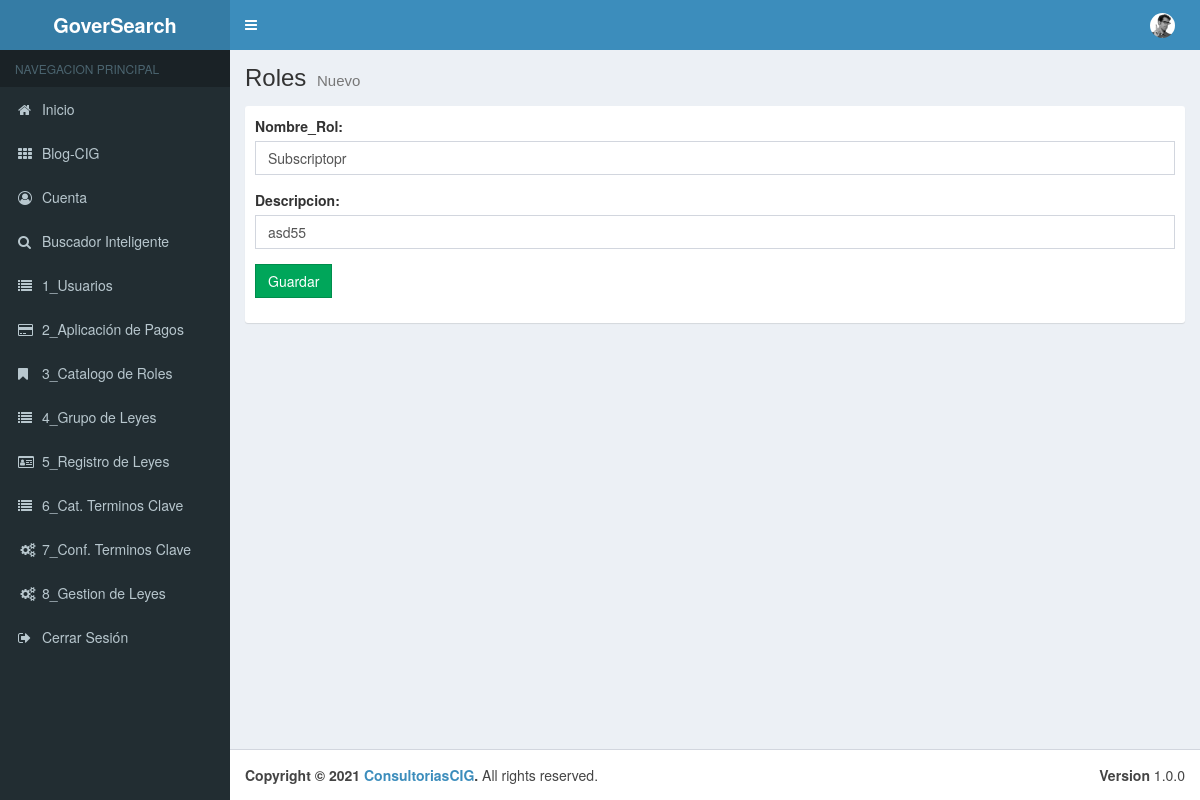
Before: /00_Menu/cRoles/edit/7 with the older database file.
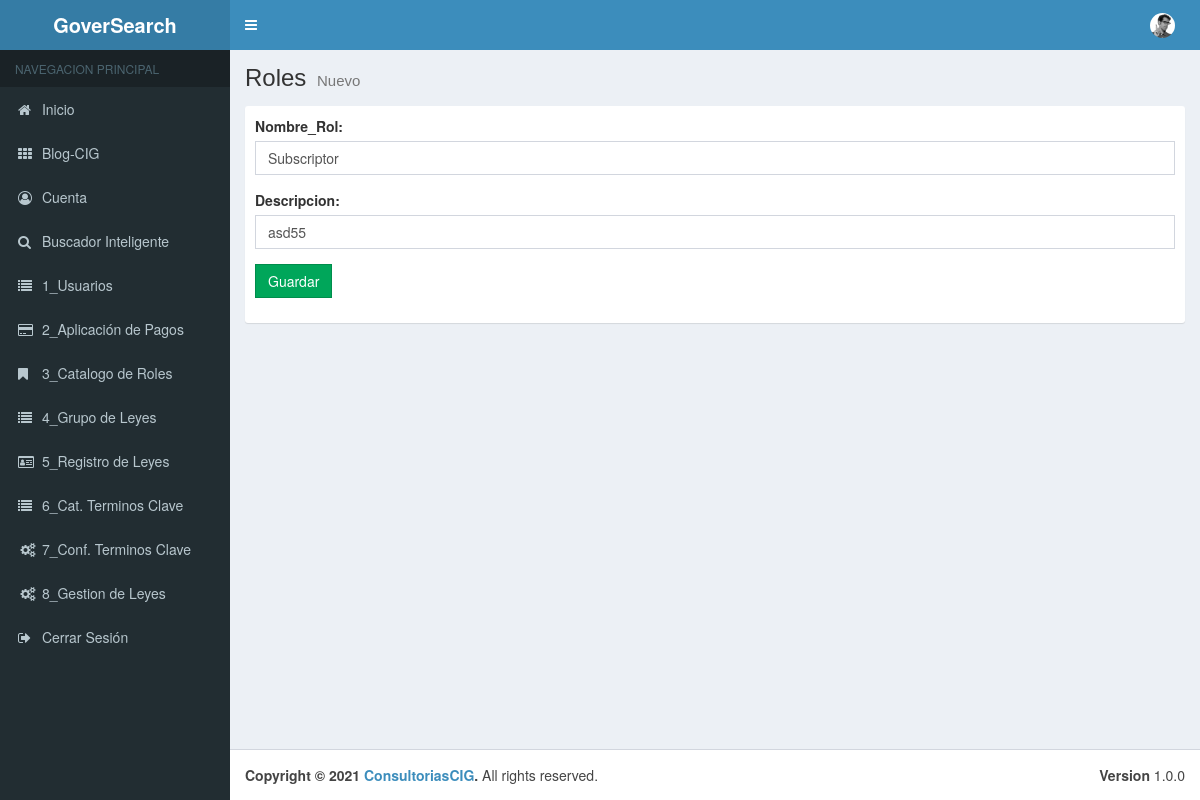
After: the same page with the newer database file.
### tables this page shows
CREATE TABLE `tbl_roles` (
  `pk_Rol` int(11) NOT NULL,
  `Nombre_Rol` varchar(50) NOT NULL,
  `Descripcion` varchar(50) NOT NULL,
  `Estado` bit(1) NOT NULL
);

### application/controllers/00_Menu/cRoles.php (called while the page is built, shortened)
<?php
class cRoles extends CI_Controller {
	public function __construct(){
		$this->load->model("Roles_Model");
	}
	public function edit($pk_Rol){
		$data = array(
			'rol' => $this->Roles_Model->getRol($pk_Rol),
		);
		$this->load->view("layouts/header");
		$this->load->view("layouts/aside");
		$this->load->view("admin/01_Menu/vRoles/edit",$data);
		$this->load->view("layouts/footer");
	 }
}

### index.php (called while the page is built, shortened)
<?php
require_once BASEPATH.'core/CodeIgniter.php';

### application/models/Roles_Model.php (called while the page is built, shortened)
<?php
class Roles_Model extends CI_Model {
    public function getRol($pk_Rol){
        $this->db->where("pk_Rol",$pk_Rol);
        $resultado = $this->db->get("TBL_Roles");
        return $resultado->row();
    }
}

### application/views/admin/01_Menu/vRoles/edit.php (the view, shortened to what this page needs)
<div class="content-wrapper">
    <section class="content-header">
        <h1>
        Roles
        <small>Nuevo</small>
        </h1>
    </section>
    <section class="content">
        <div class="box box-solid">
            <div class="box-body">
                <div class="row">
                    <div class="col-md-12">
                        <form action="<?php echo base_url();?>00_Menu/cRoles/update" method="POST">
                            <div class="form-group <?php echo form_error('Nombre_Rol') == true ? 'has-error':''?>">
                                <label for="Nombre_Rol">Nombre_Rol:</label>
                                <input type="text" class="form-control" id="Nombre_Rol" name="Nombre_Rol" value="<?php echo $rol->Nombre_Rol?>">
                            </div>
                            <div class="form-group">
                                <label for="Descripcion">Descripcion:</label>
                                <input type="text" class="form-control" id="Descripcion" name="Descripcion" value="<?php echo $rol->Descripcion?>">
                            </div>
                            <div class="form-group">
                                <button type="submit" class="btn btn-success btn-flat">Guardar</button>
                            </div>
                        </form>
                    </div>
                </div>
            </div>
        </div>
    </section>
</div>

Changed rows visible on the page:
changed tbl_roles "asd55": Nombre_Rol "Subscriptopr" → "Subscriptor"
